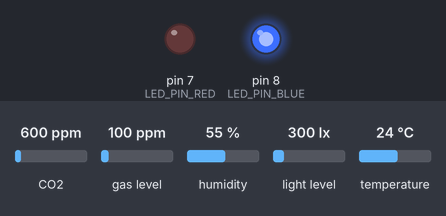
The sketch below on a simulated Arduino Uno, built with avr-gcc and run on an emulated ATmega328P. Shown: output pins drawn as LEDs (lit = HIGH). Inputs (shaded band) come from the test bench; at power-on: CO2 600 ppm, gas level 100 ppm, humidity 55 %, light level 300 lx, temperature 24 °C. The local clock reads 2024-03-15 10:24:30 at power-on unless the sketch sets it; storage starts empty.

Above: at 0.5 s.
At 30.5 s:
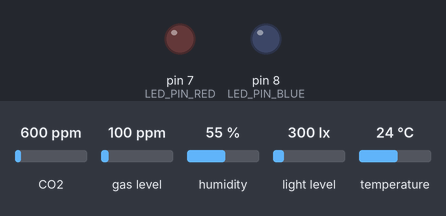
Timing chart, 0 to 78.1 s (numbered marks = the images above):
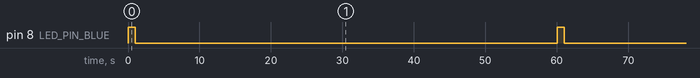

Measured:
- by itself, pin 8 (LED_PIN_BLUE): alternates HIGH for 1.0 s and LOW for 59.0 s

The sketch:

b4b-environmental-data.ino
```cpp
#include <SPI.h>
#include <SD.h>
#include "DHT.h"
#include <Wire.h>
#include <Adafruit_Sensor.h>
#include <Adafruit_TSL2561_U.h>
#include "Adafruit_CCS811.h"
#include "RTClib.h"

#define LED_PIN_RED 7
#define LED_PIN_BLUE 8

#define DHTPIN 2     // Digital pin connected to the DHT sensor
#define DHTTYPE DHT22   // DHT 22  (AM2302), AM2321

// Initialize DHT sensor.
DHT dht(DHTPIN, DHTTYPE);

Adafruit_CCS811 ccs;
RTC_DS1307 rtc;
Adafruit_TSL2561_Unified tsl = Adafruit_TSL2561_Unified(TSL2561_ADDR_FLOAT, 12345);
File file;
String location;
String errorLocation = "error.txt";

void setup() {

  pinMode(LED_PIN_BLUE, OUTPUT);
  pinMode(LED_PIN_RED, OUTPUT);

  dht.begin();

  #ifndef ESP8266
    while (!Serial); // wait for serial port to connect. Needed for native USB
  #endif

  while (!Serial) {
    ; // wait for serial port to connect. Needed for native USB port only
  }


  if (!SD.begin(4)) {
    digitalWrite(LED_PIN_RED, HIGH);
    while (1);
  }

  file = SD.open("test.txt", FILE_WRITE);
  if (file) {
    file.close();
  } else {
    // if the file didn't open, print an error:
    digitalWrite(LED_PIN_RED, HIGH);
    writeToSD(errorLocation, "Can't open file.");
  }

  if(!ccs.begin()){
    digitalWrite(LED_PIN_RED, HIGH);
    writeToSD(errorLocation, "Failed to start sensor! Please check your wiring.");
  }

  // Wait for the sensor to be ready
  while(!ccs.available());

  if (!rtc.begin()) {
    digitalWrite(LED_PIN_RED, HIGH);
    writeToSD(errorLocation, "Couldn't find RTC.");

    Serial.flush();
    while (1) delay(10);
  }

  if (!rtc.isrunning()) {

    // When time needs to be set on a new device, or after a power loss, the
    // following line sets the RTC to the date & time this sketch was compiled
    rtc.adjust(DateTime(F(__DATE__), F(__TIME__)));
    // This line sets the RTC with an explicit date & time, for example to set
    // January 21, 2014 at 3am you would call:
    // rtc.adjust(DateTime(2014, 1, 21, 3, 0, 0));
  }

  setFileLocationToNow();

  //use tsl.begin() to default to Wire,
  //tsl.begin(&Wire2) directs api to use Wire2, etc.
  if(!tsl.begin())
  {
    digitalWrite(LED_PIN_RED, HIGH);
    writeToSD(errorLocation, "There was a problem detecting the TSL2561 ... Check your wiring or I2C ADDR!");
  }

  /* Setup the sensor gain and integration time */
  configureSensor();
}

void loop() {
  digitalWrite(LED_PIN_BLUE, HIGH);
  delay(1000);
  digitalWrite(LED_PIN_BLUE, LOW);

  // Wait a minute between measurements.
  delay(59000);

  /* Get a new sensor event */
  sensors_event_t event;
  tsl.getEvent(&event);

  // Reading temperature or humidity takes about 250 milliseconds!
  // Sensor readings may also be up to 2 seconds 'old' (its a very slow sensor)
  float h = dht.readHumidity();
  // Read temperature as Celsius (the default)
  float t = dht.readTemperature();
  // Read temperature as Fahrenheit (isFahrenheit = true)
  float f = dht.readTemperature(true);

  // Check if any reads failed and exit early (to try again).
  if (isnan(h) || isnan(t) || isnan(f)) {
    digitalWrite(LED_PIN_RED, HIGH);
    writeToSD(errorLocation, "Failed to read from DHT sensor!");
    return;
  }

  // Compute heat index in Celsius (isFahreheit = false)
  float hic = dht.computeHeatIndex(t, h, false);

  String light = "";
  if (event.light){
    light = event.light;
  }

  String co2 = "";
  String TVOC = "";
  if(ccs.available()){
    if(!ccs.readData()){
      co2 = ccs.geteCO2();
      TVOC = ccs.getTVOC();
    }
    else{
      digitalWrite(LED_PIN_RED, HIGH);
      writeToSD(errorLocation, "Failed to read from CO2 sensor!");
    }
  }

  DateTime time = rtc.now();

  // if the file opened okay, write to it:
  writeToSD(location, String(h) + "," + String(t) + "," + String(f) + "," + String(light) + "," + String(co2) + "," + String(TVOC) + "," + String(time.timestamp(DateTime::TIMESTAMP_FULL)));
  // Serial.println("Humidity: "+ String(h) + ", temp: " + String(t) + ", fahr:" + String(f) + ", light: " + String(light) + ", co2: " + String(co2) + ", TVOC: " + String(TVOC) + ",Time: " + String(time.timestamp(DateTime::TIMESTAMP_FULL)));
  // Serial.println(String(h) + "," + String(t) + "," + String(f) + "," + "," + String(co2) + "," + String(TVOC) + "," + String(time.timestamp(DateTime::TIMESTAMP_FULL)));

}

void writeToSD(String fileLocation, String line) {
  file = SD.open(fileLocation, FILE_WRITE);
  if (file) {

    file.println(line);
    // close the file:
    file.close();
  } else {
    // if the file didn't open, print an error:
    digitalWrite(LED_PIN_RED, HIGH);
  }
}

void configureSensor(void)
{
  /* You can also manually set the gain or enable auto-gain support */
  // tsl.setGain(TSL2561_GAIN_1X);      /* No gain ... use in bright light to avoid sensor saturation */
  // tsl.setGain(TSL2561_GAIN_16X);     /* 16x gain ... use in low light to boost sensitivity */
  tsl.enableAutoRange(true);            /* Auto-gain ... switches automatically between 1x and 16x */

  /* Changing the integration time gives you better sensor resolution (402ms = 16-bit data) */
  tsl.setIntegrationTime(TSL2561_INTEGRATIONTIME_13MS);      /* fast but low resolution */
  // tsl.setIntegrationTime(TSL2561_INTEGRATIONTIME_101MS);  /* medium resolution and speed   */
  // tsl.setIntegrationTime(TSL2561_INTEGRATIONTIME_402MS);  /* 16-bit data but slowest conversions */
}

void setFileLocationToNow(void) {
  DateTime time = rtc.now();

  String timestamp = String(time.timestamp(DateTime::TIMESTAMP_FULL));
  timestamp.replace(':', '-');
  timestamp.replace("-", "");
  timestamp.remove(timestamp.length()-2, 2);
  timestamp.remove(0, 4);
  timestamp.remove(4, 1);
  location = String(timestamp) + ".txt";
}
```
